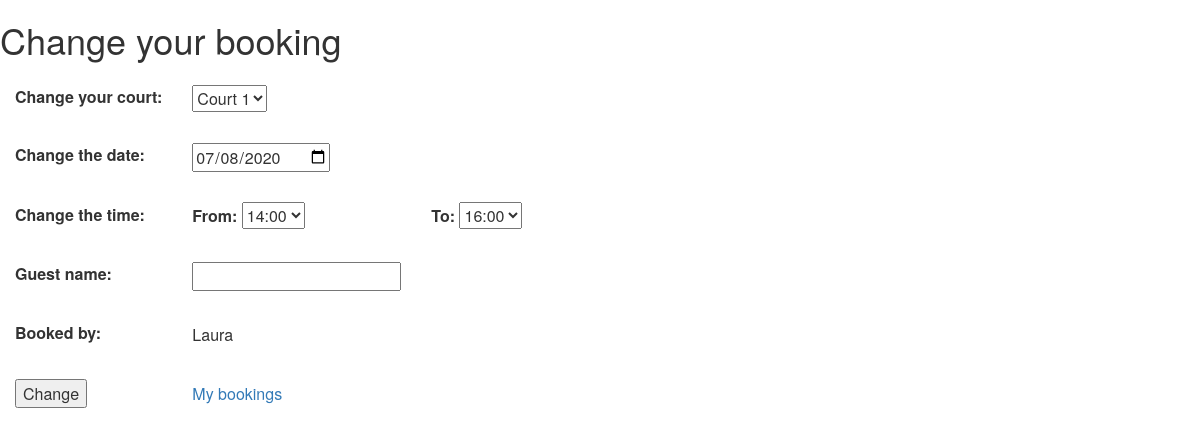
Page /editBooking.php?bookId=53 (signed in) on the committed database.
### tables this page shows
CREATE TABLE `bookings` (
  `bookId` int(11) NOT NULL,
  `memberId` int(11) NOT NULL,
  `courtId` int(11) NOT NULL,
  `bookingDate` date NOT NULL,
  `bookFrom` int(11) NOT NULL,
  `bookTo` int(11) NOT NULL,
  `guestName` varchar(32) NOT NULL
);

CREATE TABLE `member` (
  `id` int(11) NOT NULL,
  `firstName` varchar(40) NOT NULL,
  `lastName` varchar(40) NOT NULL,
  `email` varchar(40) NOT NULL,
  `password` varchar(255) NOT NULL,
  `isAdmin` tinyint(4) NOT NULL DEFAULT '0'
);

### editBooking.php (the view, shortened to what this page needs)
<?php
    require_once('incl/dbConnect.php');[];
    if($_SERVER["REQUEST_METHOD"] == "POST"){
        $bookId = $_POST['bookId'];
        $courtId = $_POST['courtId'];
        $bookingDate = $_POST['bookingDate'];
        $bookFrom = $_POST['bookFrom'];
        $bookTo = $_POST['bookTo'];
        $guestName = $_POST['guestName'];
        if ($bookingDate < date('Y-m-d')) {
            $edit_err = "booking date cannot be in the past!";
        }
        elseif ($bookFrom >= $bookTo) {
            $edit_err = "invalid time range";
        }
        else {
            $checkQuery = "SELECT * FROM bookings WHERE courtId =" . $courtId
            . " and bookId <> " . $bookId
            . " and bookingDate = '" . $bookingDate ."' and ((bookFrom <=" .$bookFrom . " and bookTo >" .$bookFrom. ") or (bookFrom <" . $bookTo. " and bookTo >=".$bookTo.") or (bookFrom >" . $bookFrom. " and bookTo <".$bookTo."))" ;
            $checkResult = $mysqli->query($checkQuery);
            if ($checkResult && $checkResult->num_rows == 0) {
                $updateQuery = "update bookings set courtId = $courtId, bookingDate = '$bookingDate',
                    bookFrom = $bookFrom, bookTo = $bookTo, guestName = '$guestName' where bookId = $bookId";
                if ($_SESSION["isAdmin"] != 1) {
                    $updateQuery .= " and memberId =" . $_SESSION["id"];
                }
                if ($mysqli->query($updateQuery)){
                    header("Location: myBookings.php?bookCourt=success");
                }
                else{
                    $edit_err = "update failed! <a href='myBookings.php'>back</a>";
                }
            }
            else {
                $edit_err = 'Sorry, but that spot is already taken.';
            }
        }
    }
    else{
        $bookQuery = "select * from bookings";
        if ($_SESSION["isAdmin"] == 1) {
            $bookQuery .= " join member on member.id = bookings.memberId";
        }
        $bookQuery .= " where bookId = " . $_REQUEST["bookId"];
        $bookResult = $mysqli->query($bookQuery);
        if ($bookResult && $bookResult->num_rows == 1) {
            $curBooking = $bookResult -> fetch_assoc();
            $courtId = $curBooking['courtId'];
            $memberFirstName = $curBooking['firstName'];
            $bookingDate = $curBooking['bookingDate'];
            $bookFrom = $curBooking['bookFrom'];
            $bookTo = $curBooking['bookTo'];
            $guestName = $curBooking['guestName'];
        }
        else{
            $edit_err = "invalid booking! <a href='myBookings.php'>back</a>";
        }
    }
?>
<html>
<head>
    <link rel="stylesheet" href="https://maxcdn.bootstrapcdn.com/bootstrap/3.3.7/css/bootstrap.css">
    <link rel="stylesheet" href="style/editBooking.css">
</head>
<body>
    <h1>Change your booking</h1>
    <table>
        <form action="editBooking.php" method="POST">
        <tr>
            <td>
                <label for="courtNr">Change your court:</label>
            </td>
            <td>
                <select name="courtId" id="court">
                    <?php
                        for ($i = 1; $i <= 6; $i++) {
                            echo "<option value=$i" . ($i == $courtId ? " selected" : "") .">Court $i</option>";
                        }
                    ?>
                </select>
            </td>
        </tr>
        <tr>
            <td>
                <label for="bDate">Change the date:</label>
            </td>
            <td>
                <input type="date" id="bDate" name="bookingDate" value="<?php echo $bookingDate?>">
            </td>
        </tr>
        <tr>
            <td>
                <label for="bDate">Change the time:</label>
            </td>
            <td>
                <label for="bDate">From:</label>
                <select name="bookFrom" id="bookFrom">
                <?php
                    for ($i = 7; $i <= 21; $i++) {
                        echo "<option value=$i" . ($i == $bookFrom ? " selected" : "") .">$i:00</option>";
                    }
                ?>
                </select>
            </td>
            <td>
                <label for="bDate">To:</label>
                <select name="bookTo" id="bookTo">
                <?php
                    for ($i = 8; $i <= 22; $i++) {
                        echo "<option value=$i" . ($i == $bookTo ? " selected" : "") .">$i:00</option>";
                    }
                ?>
                </select>
            </td>
        </tr>
        <?php
            if ($_SESSION["isAdmin"] == 1) {
        ?>
        <tr>
            <td>
                <label for="name">Guest name:</label>
            </td>
            <td>
                <input type="text" id="name" name="guestName" value="<?php echo $guestName?>">
            </td>
        </tr>
        <tr>
            <td>
                <label for="name">Booked by:</label>
            </td>
            <td>
                <span><?php echo $memberFirstName?></span>
            </td>
        </tr>
        <?php
            }
        ?>
        <tr>
            <td>
                <input type="submit" value="Change">
            </td>
            <td colspan="2">
                <a href="myBookings.php" id="myBookingLink">My bookings</a>
            </td>
        </tr>
        </form>
    </table>
</body>
</html>

### style/editBooking.css (style rules this page uses)
table, th, td { padding: 15px; }

### rows in the picture
bookings: courtId "Court 1", bookingDate "07/08/2020", bookFrom "14:00", bookTo "16:00", memberId.firstName "Laura"
